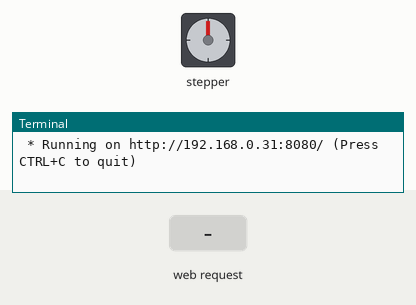
The program below on a simulated Raspberry Pi (BCM pin numbers). On the bench: stepper motor, the last lines printed to the terminal. The test bench sets the inputs (shaded band). The stepper is drawn at 2048 steps a turn; the clock reads 2024-03-15 10:24:30 at power-on unless the program sets it.

Above: at 1.2 s.
1.3 s: HTTP request for /motor_control received with the fields angle=50
At 5.3 s:
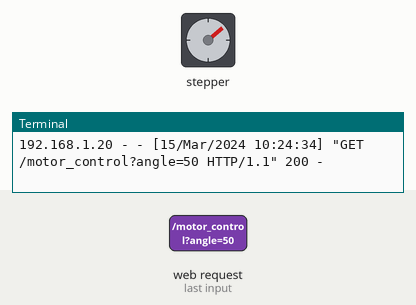
7.3 s: HTTP request for /motor_control received with the fields angle=90
At 13.1 s:
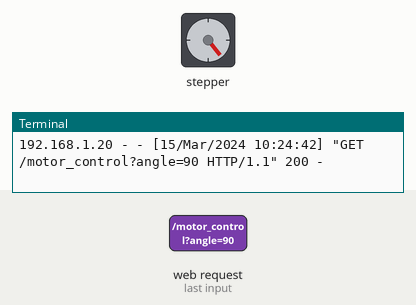
13.3 s: HTTP request for /motor_control received with the fields angle=50
At 16.27 s:
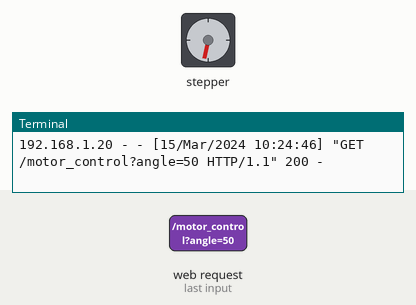
16.3 s: HTTP request for /motor_control received with the fields angle=90
At 22.0 s:
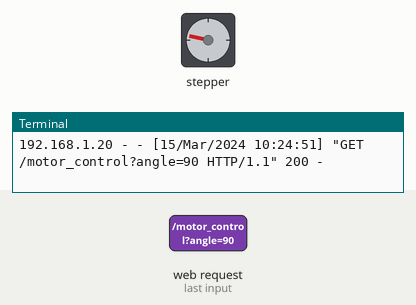
Timing chart, 0 to 22.8 s (numbered marks = the images above; inputs shaded):
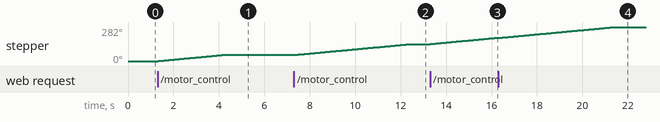

Measured:
- after the input at 1.3 s, stepper: turns 50° clockwise in 2.8 s, starting at once
- after the input at 7.3 s, stepper: turns 91° clockwise in 5.1 s, starting at once
- after the input at 13.3 s, stepper: keeps turning clockwise at about 18°/s, starting at once
- after the input at 16.3 s, stepper: turns 90° clockwise in 5.1 s, starting after 0.05 s

The program:

StepMotorTest.py
```python
from flask import Flask, render_template, request
import RPi.GPIO as GPIO
import time

app = Flask(__name__)

SW1 = 22
STEP_MOTOR = [16, 17, 18, 19]

GPIO.setmode(GPIO.BCM)
GPIO.setwarnings(False)

for pin in STEP_MOTOR:
    GPIO.setup(pin, GPIO.OUT)
    GPIO.output(pin, False)

StepCounter = 0
StepCount = 4

Seq = [[1, 0, 0, 0],
       [0, 1, 0, 0],
       [0, 0, 1, 0],
       [0, 0, 0, 1]]

def rotate_motor(angle):
    global StepCounter
    steps = int(5.75 * angle)
    for i in range(steps):
        for pin in range(4):
            xpin = STEP_MOTOR[pin]
            if Seq[StepCounter][pin] != 0:
                GPIO.output(xpin, True)
            else:
                GPIO.output(xpin, False)
        StepCounter += 1
        if StepCounter == StepCount:
            StepCounter = 0
        if StepCounter < 0:
            StepCounter = StepCount
        time.sleep(0.01)

@app.route('/')
def home():
    return render_template('stepMotor.html')

@app.route('/motor_control')
def motor_control():
    angle = request.args.get('angle')
    angle = int(angle)
    if angle < 0: angle = 0
    elif angle > 180: angle = 180
    rotate_motor(angle)
    return render_template('stepMotor.html', angle=angle)

if __name__ == "__main__":
   app.run(host="192.168.0.31", port = "8080")
```
